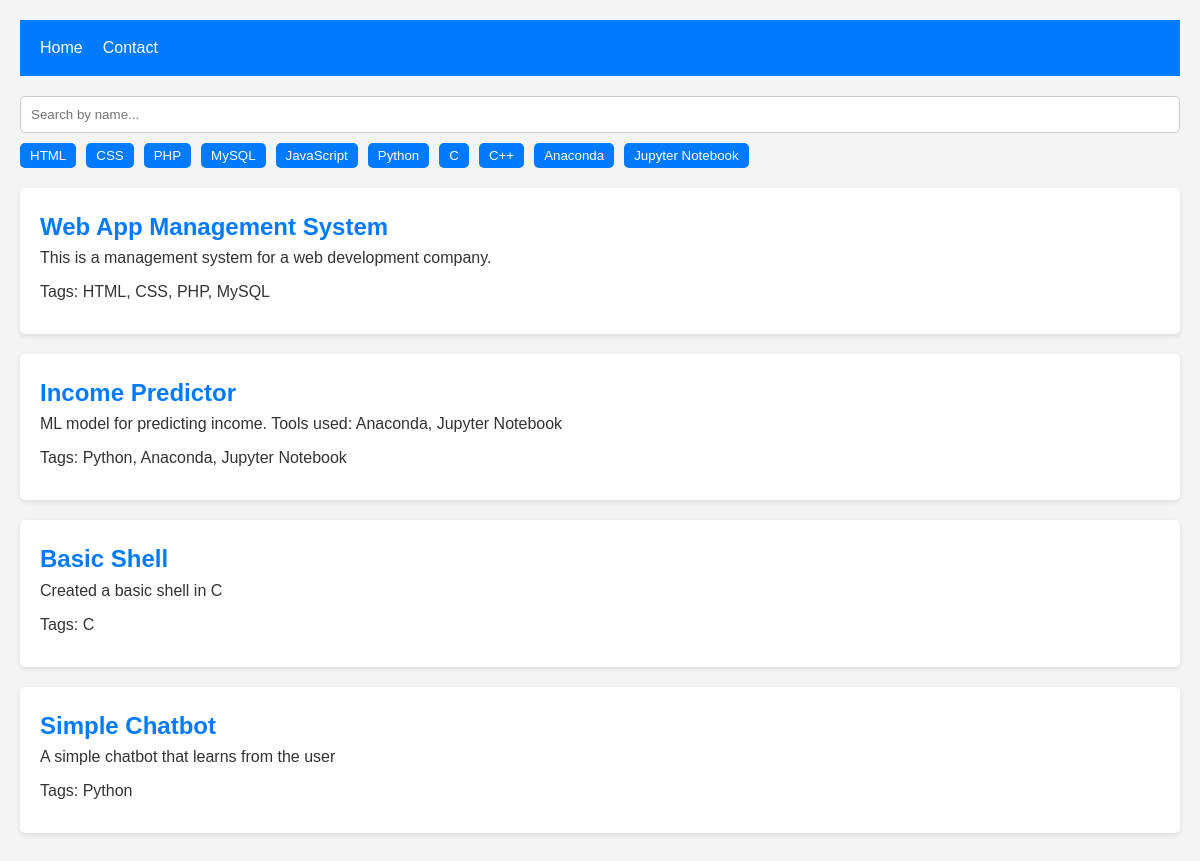
The page / on the database its author committed.
### main/models.py (models this page shows, shortened)
class Tag(models.Model):
    name = models.CharField(max_length=100, unique=True)
    def __str__(self):
        return self.name

class Project(models.Model):
    title = models.CharField(max_length=200)
    description = models.TextField()
    tags = models.ManyToManyField(Tag, related_name="projects")
    link = models.URLField(max_length=200, blank=True)

### main/views.py (the view)
# urls.py: path("", views.home, name="home"),
def home(request):
    projects = Project.objects.all()    # Give access to all projects in the database
    tags = Tag.objects.all()
    return render(request, "home.html", {"projects": projects, "tags": tags})

### main/templates/home.html (shortened to what this page needs)
{% extends 'base.html' %}
{% load static %}
{% block extrahead %}
<link rel="stylesheet" href="{% static 'css/home.css' %}">
{% endblock extrahead %}
{% block content %}
    <div class="filters">
        <input type="text" id="name-search" placeholder="Search by name..."/>
        <div class="tags-list">
            {% for tag in tags %}
                <button class="tag" data-tag="{{ tag.name|lower }}">{{ tag.name }}</button>
            {% endfor %}
        </div
    </div>
    <div class="projects-list">
        {% for project in projects %}
            <div class="project" data-name="{{ project.title|lower }}" data-tags="{{ project.tags.all|join:', '|lower }}">
                <h2><a href="{% url 'project' project.id %}">{{project.title}}</a></h2>
                <p>{{ project.description }}</p>
                <p>Tags: {{ project.tags.all|join:', ' }}</p>
            </div>
        {% endfor %}
    </div>
{% endblock content %}

### main/templates/base.html (shortened to what this page needs)
{% load static %}
<!DOCTYPE html>
<html lang="en">
<head>
    <link rel="stylesheet" href="{% static 'css/base.css' %}">
    {% block extrahead %}
    {% endblock extrahead%}
</head>
<body>
    <header>
        <ul class="nav-menu">
            <li><a href="/home">Home</a></li>
            <li><a href="/contact">Contact</a></li>
        </ul>
    </header>
    <main>
        {% block content %}
        {% endblock content %}
    </main>
</body>
</html>

### main/static/css/base.css (style rules this page uses)
* { box-sizing: border-box; margin: 0; padding: 0; font-family: "Arial", sans-serif; }
body { font-family: "Segoe UI", Tahoma, Geneva, Verdana, sans-serif; line-height: 1.6; color: #333; background-color: #f4f4f4; padding: 20px; }
a { color: #007bff; text-decoration: none; }
header { background-color: #007bff; color: white; padding: 10px 20px; }
.nav-menu { list-style: none; display: flex; justify-content: flex-start; gap: 20px; }
.nav-menu li { padding: 5px 0; }
.nav-menu a { color: white; transition: color 0.3s ease; }
main { margin-top: 20px; }

### main/static/css/home.css (style rules this page uses)
.filters { margin-bottom: 20px; }
#name-search { padding: 10px; margin-bottom: 10px; width: 100%; border: 1px solid #ccc; border-radius: 5px; }
.tags-list { display: flex; flex-wrap: wrap; gap: 10px; }
.tag { background-color: #007bff; color: white; border: none; padding: 5px 10px; border-radius: 5px; cursor: pointer; transition: background-color 0.3s; }
.projects-list { margin-top: 20px; }
.project { background-color: white; padding: 20px; margin-bottom: 20px; border-radius: 5px; box-shadow: 0 2px 5px rgba(0, 0, 0, 0.1); }
.project h2 { margin-top: 0; }
.project p { margin-bottom: 10px; line-height: 1.5; }

### rows shown on the page
Tag: name "HTML"
Tag: name "CSS"
Tag: name "PHP"
Tag: name "MySQL"
Tag: name "JavaScript"
Tag: name "Python"
Tag: name "C"
Tag: name "C++"
Tag: name "Anaconda"
Tag: name "Jupyter Notebook"
Project: title "Web App Management System", description "This is a management system for a web development company.", tags.all "HTML, CSS, PHP, MySQL"
Project: title "Income Predictor", description "ML model for predicting income. Tools used: Anaconda, Jupyter Notebook", tags.all "Python, Anaconda, Jupyter Notebook"
Project: title "Basic Shell", description "Created a basic shell in C", tags.all "C"
Project: title "Simple Chatbot", description "A simple chatbot that learns from the user", tags.all "Python"
